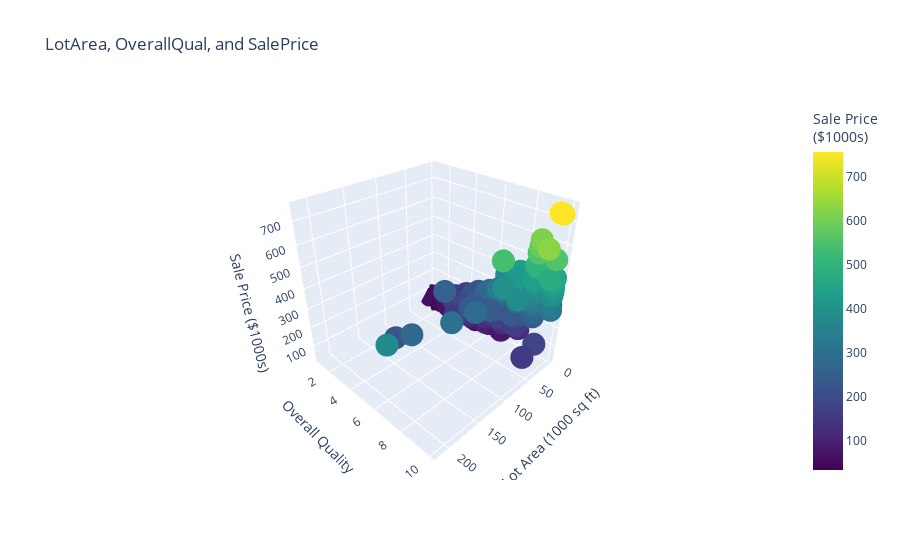

Notebook code cell kept with this figure:
### Code cell
# Create a copy of the dataframe with scaled values for plotting
df_plot = df.copy()
df_plot['LotArea_k'] = df_plot['LotArea'] / 1000
df_plot['SalePrice_k'] = df_plot['SalePrice'] / 1000

# Create 3D scatter plot with Plotly
fig = px.scatter_3d(
    df_plot,
    x='LotArea_k',
    y='OverallQual',
    z='SalePrice_k',
    color='SalePrice_k',
    color_continuous_scale='viridis',
    labels={
        'LotArea_k': 'Lot Area (1000 sq ft)',
        'OverallQual': 'Overall Quality',
        'SalePrice_k': 'Sale Price ($1000s)'
    },
    title='LotArea, OverallQual, and SalePrice'
)

# Update layout for better viewing angle and colorbar
fig.update_layout(
    scene=dict(
        camera=dict(
            eye=dict(x=1.5, y=1.5, z=1.3)
        )
    ),
    coloraxis_colorbar=dict(
        title='Sale Price<br>($1000s)'
    )
)

# Update hover template to show formatted values
fig.update_traces(
    hovertemplate='<b>Lot Area</b>: %{x:.1f}k sq ft<br>' +
                  '<b>Overall Quality</b>: %{y}<br>' +
                  '<b>Sale Price</b>: $%{z:.0f}k<br>' +
                  '<extra></extra>'
)

fig.show()

### Figure 1 — Plotly figure (JSON) as saved in the notebook; plotly's stock layout.template omitted (floating-point values rounded to 4 significant figures; data arrays with more than 128 entries replaced by an {"elided": "..."} marker saying what was removed)
{"data": [{"hovertemplate": "<b>Lot Area</b>: %{x:.1f}k sq ft<br><b>Overall Quality</b>: %{y}<br><b>Sale Price</b>: $%{z:.0f}k<br><extra></extra>", "legendgroup": "", "marker": {"color": {"elided": "1460 float values"}, "coloraxis": "coloraxis", "symbol": "circle"}, "mode": "markers", "name": "", "scene": "scene", "showlegend": false, "type": "scatter3d", "x": {"elided": "1460 float values"}, "y": {"elided": "1460 int values"}, "z": {"elided": "1460 float values"}}], "layout": {"coloraxis": {"colorbar": {"title": {"text": "Sale Price<br>($1000s)"}}, "colorscale": [[0, "#440154"], [0.1111, "#482878"], [0.2222, "#3e4989"], [0.3333, "#31688e"], [0.4444, "#26828e"], [0.5556, "#1f9e89"], [0.6667, "#35b779"], [0.7778, "#6ece58"], [0.8889, "#b5de2b"], [1, "#fde725"]]}, "legend": {"tracegroupgap": 0}, "scene": {"camera": {"eye": {"x": 1.5, "y": 1.5, "z": 1.3}}, "domain": {"x": [0, 1], "y": [0, 1]}, "xaxis": {"title": {"text": "Lot Area (1000 sq ft)"}}, "yaxis": {"title": {"text": "Overall Quality"}}, "zaxis": {"title": {"text": "Sale Price ($1000s)"}}}, "title": {"text": "LotArea, OverallQual, and SalePrice"}}}
